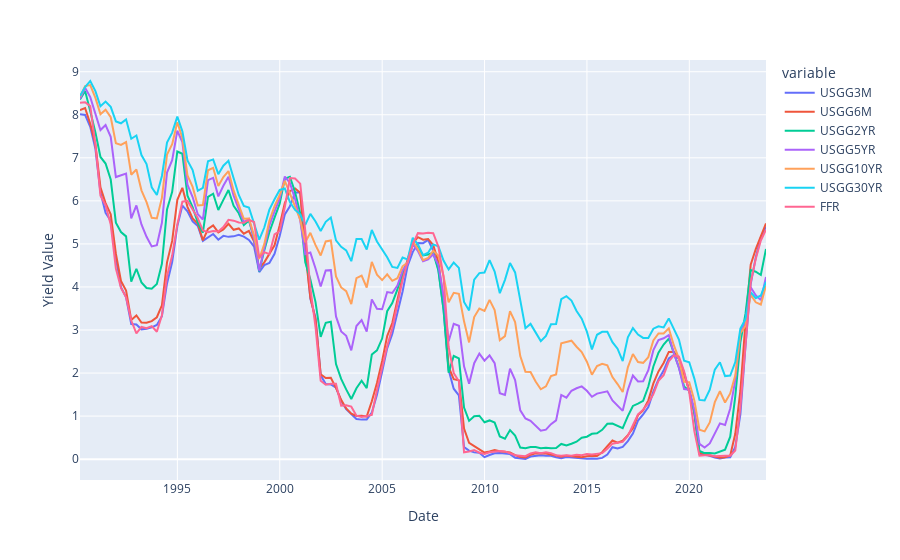

The notebook cell this image was saved under:
### Code cell
# yield_df.isna().any().any()
fig = px.line(Full_df)
fig.update_yaxes(title_text='Yield Value')

fig.show()
pio.write_html(fig, './Images/plotly_interactive_figure.html')

### Figure 1 — Plotly figure (JSON) as saved in the notebook; plotly's stock layout.template omitted (floating-point values rounded to 4 significant figures; data arrays with more than 128 entries replaced by an {"elided": "..."} marker saying what was removed)
{"data": [{"hovertemplate": "variable=USGG3M<br>Date=%{x}<br>value=%{y}<extra></extra>", "legendgroup": "USGG3M", "line": {"color": "#636efa", "dash": "solid"}, "marker": {"symbol": "circle"}, "mode": "lines", "name": "USGG3M", "orientation": "v", "showlegend": true, "type": "scatter", "x": {"elided": "135 str values"}, "xaxis": "x", "y": {"elided": "135 float values"}, "yaxis": "y"}, {"hovertemplate": "variable=USGG6M<br>Date=%{x}<br>value=%{y}<extra></extra>", "legendgroup": "USGG6M", "line": {"color": "#EF553B", "dash": "solid"}, "marker": {"symbol": "circle"}, "mode": "lines", "name": "USGG6M", "orientation": "v", "showlegend": true, "type": "scatter", "x": {"elided": "135 str values"}, "xaxis": "x", "y": {"elided": "135 float values"}, "yaxis": "y"}, {"hovertemplate": "variable=USGG2YR<br>Date=%{x}<br>value=%{y}<extra></extra>", "legendgroup": "USGG2YR", "line": {"color": "#00cc96", "dash": "solid"}, "marker": {"symbol": "circle"}, "mode": "lines", "name": "USGG2YR", "orientation": "v", "showlegend": true, "type": "scatter", "x": {"elided": "135 str values"}, "xaxis": "x", "y": {"elided": "135 float values"}, "yaxis": "y"}, {"hovertemplate": "variable=USGG5YR<br>Date=%{x}<br>value=%{y}<extra></extra>", "legendgroup": "USGG5YR", "line": {"color": "#ab63fa", "dash": "solid"}, "marker": {"symbol": "circle"}, "mode": "lines", "name": "USGG5YR", "orientation": "v", "showlegend": true, "type": "scatter", "x": {"elided": "135 str values"}, "xaxis": "x", "y": {"elided": "135 float values"}, "yaxis": "y"}, {"hovertemplate": "variable=USGG10YR<br>Date=%{x}<br>value=%{y}<extra></extra>", "legendgroup": "USGG10YR", "line": {"color": "#FFA15A", "dash": "solid"}, "marker": {"symbol": "circle"}, "mode": "lines", "name": "USGG10YR", "orientation": "v", "showlegend": true, "type": "scatter", "x": {"elided": "135 str values"}, "xaxis": "x", "y": {"elided": "135 float values"}, "yaxis": "y"}, {"hovertemplate": "variable=USGG30YR<br>Date=%{x}<br>value=%{y}<extra></extra>", "legendgroup": "USGG30YR", "line": {"color": "#19d3f3", "dash": "solid"}, "marker": {"symbol": "circle"}, "mode": "lines", "name": "USGG30YR", "orientation": "v", "showlegend": true, "type": "scatter", "x": {"elided": "135 str values"}, "xaxis": "x", "y": {"elided": "135 float values"}, "yaxis": "y"}, {"hovertemplate": "variable=FFR<br>Date=%{x}<br>value=%{y}<extra></extra>", "legendgroup": "FFR", "line": {"color": "#FF6692", "dash": "solid"}, "marker": {"symbol": "circle"}, "mode": "lines", "name": "FFR", "orientation": "v", "showlegend": true, "type": "scatter", "x": {"elided": "135 str values"}, "xaxis": "x", "y": {"elided": "135 float values"}, "yaxis": "y"}], "layout": {"legend": {"title": {"text": "variable"}, "tracegroupgap": 0}, "margin": {"t": 60}, "xaxis": {"anchor": "y", "domain": [0, 1], "title": {"text": "Date"}}, "yaxis": {"anchor": "x", "domain": [0, 1], "title": {"text": "Yield Value"}}}}
